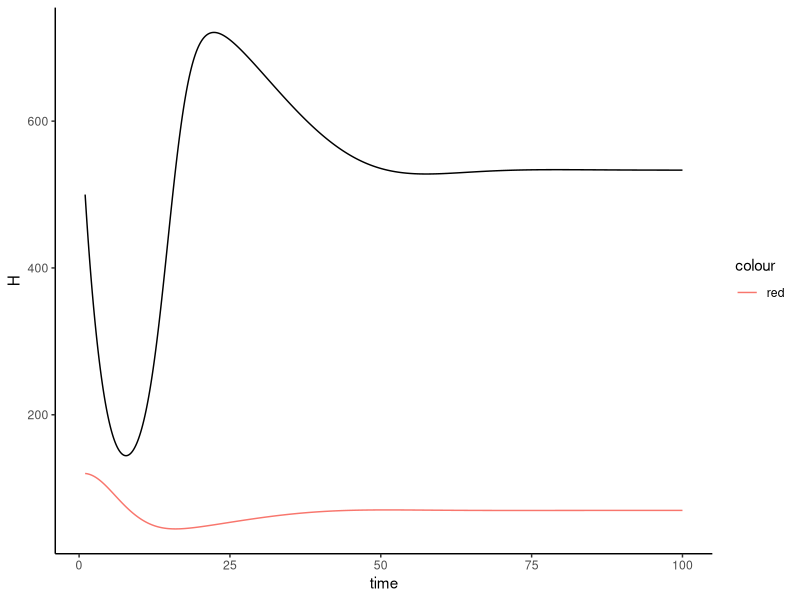

Write R code to recreate this figure.
install.packages("deSolve")
library("deSolve")
library(ggplot2)

#creating function to model the Rosenweig MacArthur model
#function will have six parameters and two state variables
ddSimRM=function(t,y,p){
  H=y[1]
  P=y[2]
  b=p[1]
  a=p[2]
  w=p[3]
  d=p[4]
  e=p[5]
  s=p[6]
  
  modelH=b*H*(1-a*H)-w*(H/(d+H))*P
  modelP=e*w*(H/(d+H))*P-s*P
  
  return(list(c(modelH,modelP)))
}

#case 1 with b=0.8, e=0.07, s=0.2, w=5, d=400, a=0.001
#initial conditions Ho=500 and Po=120
params1=c(0.8,0.001,5,400,0.07,0.2)
initial1=c(500,120)
times1=seq(1,100, by=0.1)

modelSim1=ode(y=initial1,times=times1,func=ddSimRM,parms=params1)
modelOutput1=data.frame(time=modelSim1[,1],H=modelSim1[,2],P=modelSim1[,3])
ggplot(modelOutput1,aes(x=time,y=H))+geom_line()+theme_classic()+geom_line(aes(x=time,y=P,color="red"))
